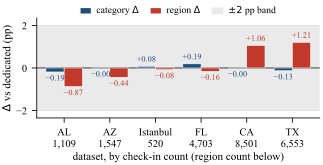

Recreate this plot in Python.
#!/usr/bin/env python
"""
Figure 4 (MobiWac 2026): headline signed-deltas plot.

Per dataset, ordered by check-in count (Table I), plot:
  - the next-category delta (joint - dedicated), small in both directions;
  - the next-region   delta (joint - dedicated), clearly positive at the two
    largest region vocabularies (TX, CA) and a small deficit elsewhere.

A shaded +/- 2-point non-inferiority band and a zero line sit on the region axis
so the reader sees that every region delta lies inside the band, with TX and CA
positive and the other four negative.

Numbers are the served-checkpoint deltas: one saved model per fold, both tasks
read at the epoch its joint validation selector chose, minus the dedicated
single-task models on the same folds. All six datasets are four seeds x five
folds on both arms.

Run with the repo venv:
    /Users/vitor/Desktop/mestrado/ingred/.venv/bin/python fig4_deltas.py
Writes fig4_deltas.pdf next to this script.
"""

import os
import matplotlib

matplotlib.use("Agg")
import matplotlib.pyplot as plt
from matplotlib.patches import Patch
from matplotlib.lines import Line2D

# ---------------------------------------------------------------------------
# Board numbers (Delta = MTL - dedicated STL ceiling, percentage points).
# Ordered by check-in count (ascending, Table I): AL, AZ, Istanbul, FL, CA, TX
# (author decision 2026-09-06). The region count is kept under each label; it no
# longer follows the row order.
# ---------------------------------------------------------------------------
STATES = [
    # label,      region count, category delta, region delta
    # Served-checkpoint deltas (joint minus dedicated), four seeds x five folds
    # on both arms. Source: docs/results/closing_data/v18/joint_best_perfold.json
    # (joint) and docs/studies/closing_data/v18/data/v18_results.json (dedicated).
    ("AL", 1109, -0.1882, -0.8744),
    ("AZ", 1547, -0.0038, -0.4370),
    ("Istanbul", 520, 0.0798, -0.0789),
    ("FL", 4703, 0.1947, -0.1564),
    ("CA", 8501, -0.0043, 1.0571),
    ("TX", 6553, -0.1310, 1.2059),
]

labels = [s[0] for s in STATES]
region_counts = [s[1] for s in STATES]
cat_delta = [s[2] for s in STATES]
reg_delta = [s[3] for s in STATES]

# x tick labels carry the region count so the ordering axis is explicit.
xticklabels = [f"{lab}\n{cnt:,}" for lab, cnt in zip(labels, region_counts)]

NI_MARGIN = 2.0  # non-inferiority band, +/- 2 points of Acc@10

# ---------------------------------------------------------------------------
# Style: IEEE-friendly, serif, legible at ~3.3 in two-column width.
# ---------------------------------------------------------------------------
plt.rcParams.update(
    {
        "font.family": "serif",
        "font.serif": ["Times New Roman", "Nimbus Roman", "DejaVu Serif"],
        "font.size": 8,
        "axes.labelsize": 8,
        "axes.titlesize": 8,
        "xtick.labelsize": 7.5,
        "ytick.labelsize": 7.5,
        "legend.fontsize": 7,
        "axes.linewidth": 0.6,
        "xtick.major.width": 0.6,
        "ytick.major.width": 0.6,
        "pdf.fonttype": 42,  # editable / embeddable text in the PDF
        "ps.fonttype": 42,
    }
)

CAT_COLOR = "#1f4e79"  # deep blue: category (small, both signs)
REG_COLOR = "#c0392b"  # brick red: region (all inside the +/-2 band)
BAND_COLOR = "#b8b8b8"
GRID_COLOR = "#dddddd"

x = list(range(len(STATES)))
bar_w = 0.40

fig, ax = plt.subplots(figsize=(3.3, 1.75))

# --- non-inferiority band and zero line (region reference frame) ----------
ax.axhspan(
    -NI_MARGIN,
    NI_MARGIN,
    color=BAND_COLOR,
    alpha=0.30,
    zorder=0,
    linewidth=0,
)
ax.axhline(0.0, color="#444444", linewidth=0.7, zorder=1)

# --- grouped bars ---------------------------------------------------------
xs_cat = [xi - bar_w / 2 for xi in x]
xs_reg = [xi + bar_w / 2 for xi in x]

bars_cat = ax.bar(
    xs_cat,
    cat_delta,
    width=bar_w,
    color=CAT_COLOR,
    edgecolor="white",
    linewidth=0.4,
    zorder=3,
    label="category",
)
bars_reg = ax.bar(
    xs_reg,
    reg_delta,
    width=bar_w,
    color=REG_COLOR,
    edgecolor="white",
    linewidth=0.4,
    zorder=3,
    label="region",
)

# --- value labels ---------------------------------------------------------
for xi, v in zip(xs_cat, cat_delta):
    # 0.0 prints as "+0.00" only for a true zero; a value that rounds to zero from
    # below keeps its minus sign, so the label never contradicts the prose.
    sign = "\u2212" if v < 0 else "+"
    ax.annotate(
        f"{sign}{abs(v):.2f}",
        (xi, v),
        textcoords="offset points",
        xytext=(0, 2.0 if v >= 0 else -2.0),
        ha="center",
        va="bottom" if v >= 0 else "top",
        fontsize=6.0,
        color=CAT_COLOR,
    )
for xi, v in zip(xs_reg, reg_delta):
    sign = "−" if v < 0 else "+"  # unicode minus, no em-dash policy unaffected
    va = "bottom" if v >= 0 else "top"
    off = 2.0 if v >= 0 else -2.0
    ax.annotate(
        f"{sign}{abs(v):.2f}",
        (xi, v),
        textcoords="offset points",
        xytext=(0, off),
        ha="center",
        va=va,
        fontsize=6.0,
        color=REG_COLOR,
    )

# NOTE: all six datasets are four seeds x five folds on both arms.

# --- axes cosmetics -------------------------------------------------------
ax.set_xticks(x)
ax.set_xticklabels(xticklabels)
ax.set_xlabel("dataset, by check-in count (region count below)", labelpad=2)
ax.set_ylabel("$\\Delta$ vs dedicated (pp)", labelpad=2)

# The band is the reference the reader must see, so it sets the frame; the bars
# are small against it, which is itself the result.
ymax = max(NI_MARGIN + 0.35, max(cat_delta + reg_delta) + 0.35)
ymin = min(-NI_MARGIN - 0.35, min(cat_delta + reg_delta) - 0.35)
ax.set_ylim(ymin, ymax)
ax.set_xlim(-0.6, len(STATES) - 0.4)

ax.yaxis.grid(True, color=GRID_COLOR, linewidth=0.5, zorder=0)
ax.set_axisbelow(True)
for spine in ("top", "right"):
    ax.spines[spine].set_visible(False)

# The band is explained by the legend's "±2 pp band" entry alone; the earlier
# in-plot annotation overlapped the band edge and axis (removed 2026-07-10).

# --- legend ---------------------------------------------------------------
legend_handles = [
    Patch(facecolor=CAT_COLOR, edgecolor="white", label="category $\\Delta$"),
    Patch(facecolor=REG_COLOR, edgecolor="white", label="region $\\Delta$"),
    Patch(facecolor=BAND_COLOR, alpha=0.30, edgecolor="none", label="$\\pm2$ pp band"),
]
ax.legend(
    handles=legend_handles,
    loc="upper center",
    bbox_to_anchor=(0.5, 1.16),
    ncol=3,
    frameon=False,
    handlelength=1.2,
    handletextpad=0.5,
    columnspacing=1.1,
    borderaxespad=0.0,
)

fig.tight_layout(pad=0.4)

out_path = os.path.join(os.path.dirname(os.path.abspath(__file__)), "fig4_deltas.pdf")
fig.savefig(out_path, bbox_inches="tight", pad_inches=0.02)
print(f"wrote {out_path}")
